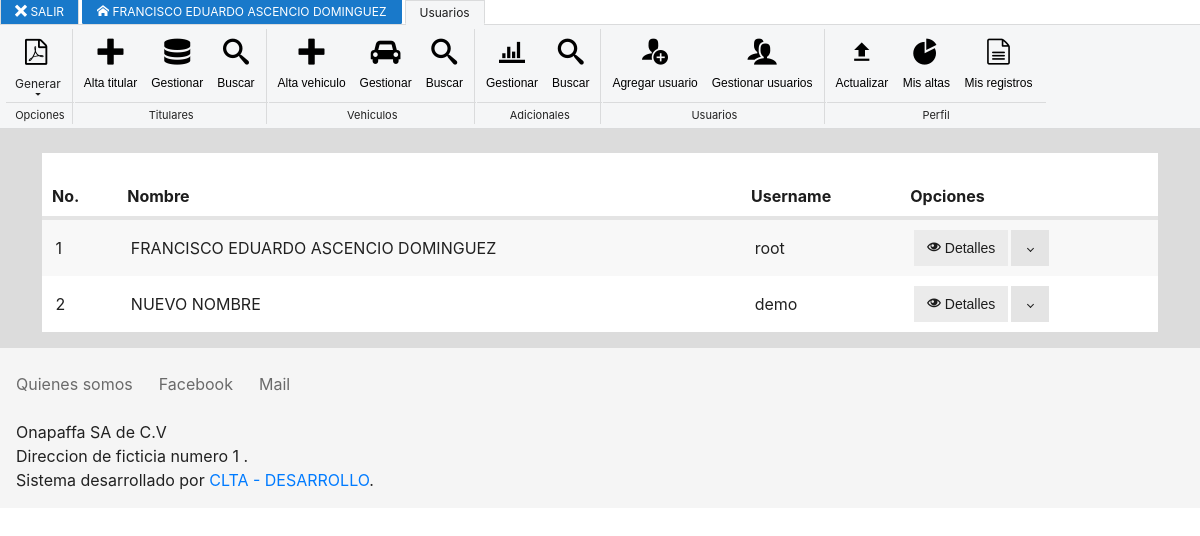
Screenshot of /gest_users.php (signed in) with the database file from the repository.
### tables this page shows
CREATE TABLE `users` (
  `id` int(11) NOT NULL,
  `username` varchar(254) NOT NULL,
  `password` varchar(254) NOT NULL,
  `name` varchar(254) NOT NULL,
  `add_titular` tinyint(1) NOT NULL DEFAULT '0',
  `edit_titular` tinyint(1) NOT NULL DEFAULT '0',
  `delete_titular` tinyint(1) NOT NULL DEFAULT '0',
  `add_vehicle` tinyint(1) NOT NULL DEFAULT '0',
  `edit_vehicle` tinyint(1) NOT NULL DEFAULT '0',
  `delete_vehicle` tinyint(1) NOT NULL DEFAULT '0',
  `add_adicional` tinyint(1) NOT NULL DEFAULT '0',
  `edit_adicional` tinyint(1) NOT NULL DEFAULT '0',
  `delete_adicional` tinyint(1) NOT NULL DEFAULT '0',
  `crud_users` tinyint(1) NOT NULL DEFAULT '0',
  `gen_reports` tinyint(1) NOT NULL DEFAULT '0',
  `delete_logs` tinyint(1) NOT NULL DEFAULT '0',
  `gest_sucursales` tinyint(1) NOT NULL DEFAULT '0'
);

### gest_users.php (the view, shortened to what this page needs)
<? include 'func/header.php' ?>
<? require_once 'func/db.php' ?>
<br>
<div style="background-color: white;">
<br>
<table class="table striped">
    <thead>
    <tr>
        <th>No.</th>
        <th>Nombre</th>
        <th>Username</th>
        <th>Opciones</th>
    </tr>
    </thead>
    <tbody>
    <?
    $conn = mysqli_connect($host,$user,$password,$db);
    $sql = "SELECT * FROM users";
    $result = mysqli_query($conn,$sql);
    while($row = mysqli_fetch_array($result)){
    echo "
    <tr>
        <td>".$row[0]."</td>
        <td>".$row[3]."</td>
        <td>".$row[1]."</td>
        <td>".
        '<div class="split-button">
          <button class="button" onclick="Metro.dialog.open('."'#".$row[0]."'".')" ><span class="mif-eye"></span> Detalles</button>
          <button class="split dropdown-toggle"></button>
              <li><a onclick="Metro.dialog.open('."'#permisos".$row[0]."'".')"><span class="mif-security"></span> Permisos</a></li>
              <li><a onclick="Metro.dialog.open('."'#update".$row[0]."'".')"><span class="mif-pencil"></span> Editar</a></li>
              <li><a onclick="Metro.dialog.open('."'#delete".$row[0]."'".')"><span class="mif-bin"></span> Eliminar</a></li>
      </div>
      '."</td>
      <div class='dialog' data-role='dialog' id=".'permisos'.$row[0].">
          <div class='dialog-title'>".'USUARIO: '."
          ".$row[3]."</div>
            <input id='id' name='id' hidden value=".$row[0].">
                <input id='add_titular' name='add_titular' type='checkbox' ".(($row[4] == 1)?' checked':'').">
                <input id='edit_titular' name='edit_titular' type='checkbox' ".(($row[5] == 1)?' checked':'').">
                <input id='delete_titular' name='delete_titular' type='checkbox' ".(($row[6] == 1)?' checked':'').">
                <input id='add_vehicle' name='add_vehicle' type='checkbox' ".(($row[7] == 1)?' checked':'').">
                <input id='edit_vehicle' name='edit_vehicle' type='checkbox' ".(($row[8] == 1)?' checked':'').">
                <input id='delete_vehicle' name='delete_vehicle' type='checkbox' ".(($row[9] == 1)?' checked':'').">
                <input id='add_adicional' name='add_adicional' type='checkbox' ".(($row[10] == 1)?' checked':'').">
                <input id='edit_adicional' name='edit_adicional' type='checkbox' ".(($row[11] == 1)?' checked':'').">
                <input id='delete_adicional' name='delete_adicional' type='checkbox' ".(($row[12] == 1)?' checked':'').">
                <input id='crud_users' name='crud_users' type='checkbox' ".(($row[13] == 1)?' checked':'').">
                <input id='gen_reports' name='gen_reports' type='checkbox' ".(($row[14] == 1)?' checked':'').">
                <input id='delete_logs' name='delete_logs' type='checkbox' ".(($row[15] == 1)?' checked':'').">
                <input id='gest_sucursales' name='gest_sucursales' type='checkbox' ".(($row[16] == 1)?' checked':'').">
      </div>
      <div class='dialog' data-role='dialog' id=".'delete'.$row[0].">
          <div class='dialog-title'>".'USUARIO: '."
          ".$row[3]."</div>
              <input  type='text' name='id' id='id' value=".'"'.$row[0].'"'." hidden>
      </div>
      <div class='dialog' data-role='dialog' id=".'update'.$row[0].">
            <div class='dialog-title'>".'USUARIO: '."
            ".$row[1]."</div>
                <input  type='text' name='id' id='id' value=".'"'.$row[0].'"'." hidden>
                <input  value=".'"'.$row[3].'"'." id='name' name='name' type='text'  data-prepend='Nombre' placeholder='Nombre' >
        </div>
        <div class='dialog' data-role='dialog' id=".$row[0].">
            <div class='dialog-title'>".'USUARIO: '."
            ".$row[3]."</div>
                ID: ".$row[0]."
                <br>NOMBRE DE USUARIO: ".$row[1]."
        </div>
      </tr>";
    }
    ?>
    </tbody>
</table>
</div>
<?php include 'func/footer.php' ?>

### rows the page displays
users: id "1", name "FRANCISCO EDUARDO ASCENCIO DOMINGUEZ", username "root"
users: id "2", name "NUEVO NOMBRE", username "demo"

### other values shown
$_SESSION['usuario_name'] "FRANCISCO EDUARDO ASCENCIO DOMINGUEZ"
